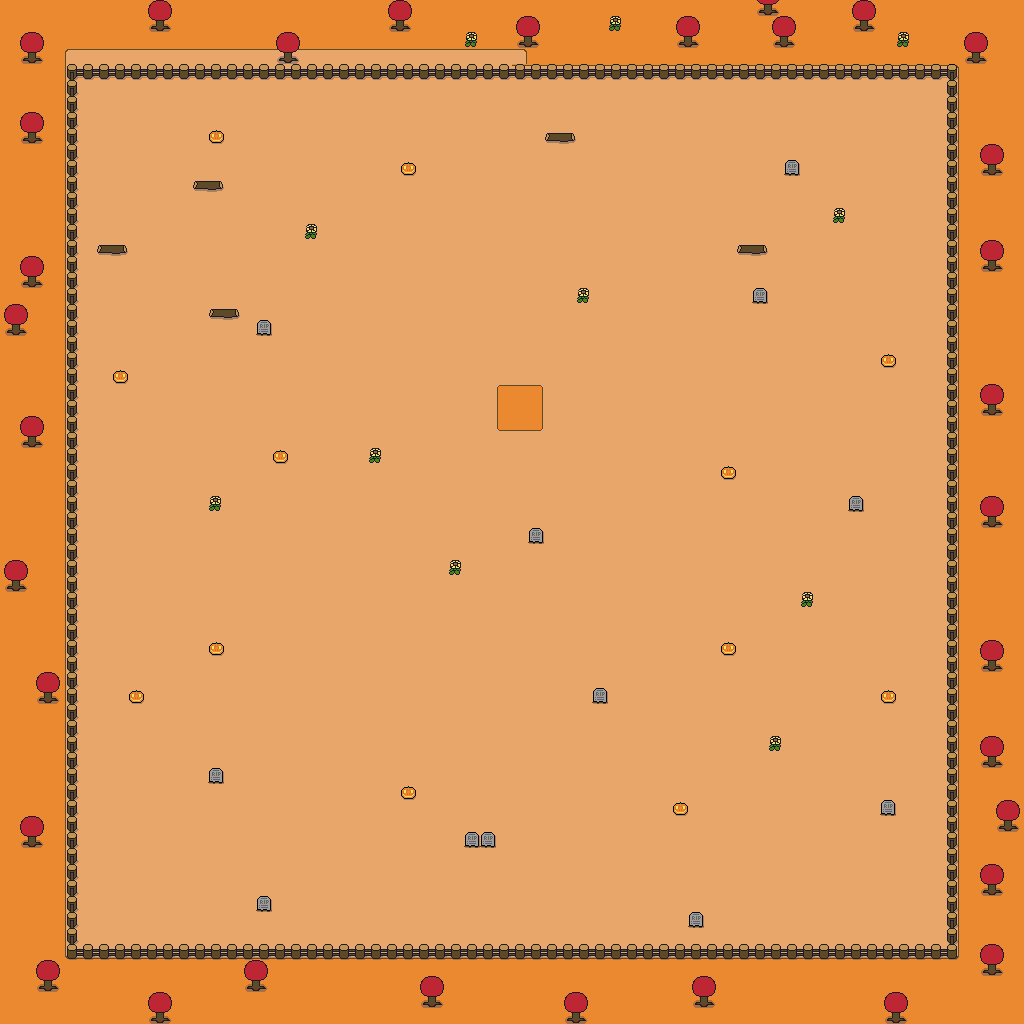

This is a level from a 2D game, rendered from its Tiled map with the project's own tilesets. A one-line summary and the map file follow, with tile-layer data summarised:
An orthogonal 64x64 tile map with 16x16 px tiles, 2 tile layers (Tile Layer 1, fence).

<map version="1.5" tiledversion="1.6.0" orientation="orthogonal" renderorder="right-down" width="64" height="64" tilewidth="16" tileheight="16" infinite="0" nextlayerid="3" nextobjectid="1">
 <tileset firstgid="1" source="falltiles.tsx" />
 <layer id="1" name="Tile Layer 1" width="64" height="64">
  <data>[4096 cells, 4096 non-empty, 18 distinct tile ids]</data>
 </layer>
 <layer id="2" name="fence" width="64" height="64">
  <data>[4096 cells, 395 non-empty, 15 distinct tile ids]</data>
 </layer>
</map>